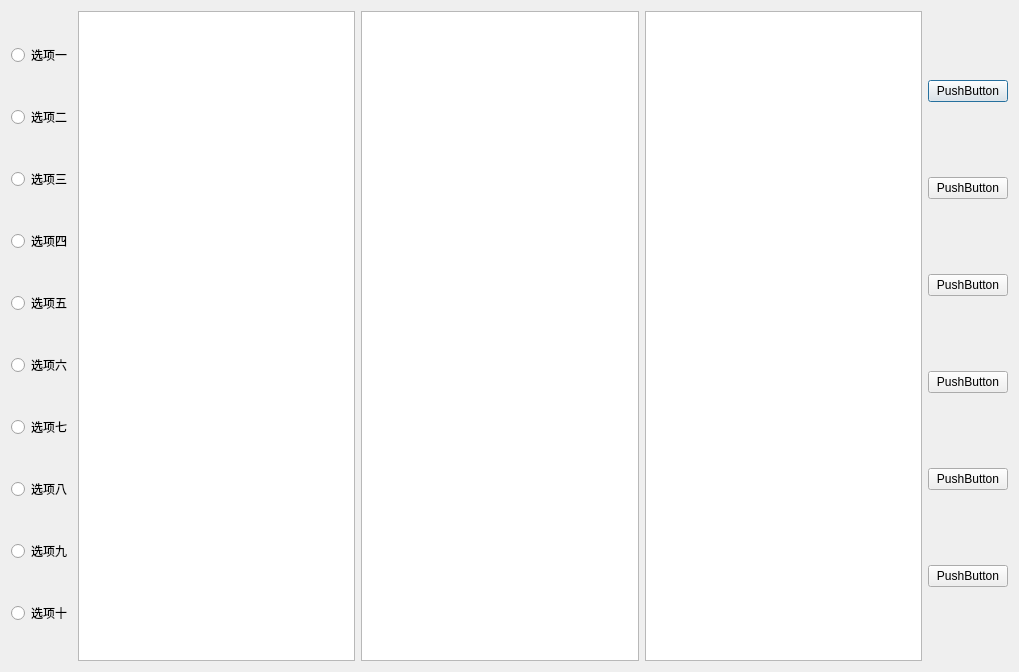
<?xml version="1.0" encoding="UTF-8"?>
<ui version="4.0">
 <class>LayoutDlg</class>
 <widget class="QDialog" name="LayoutDlg">
  <property name="geometry">
   <rect>
    <x>0</x>
    <y>0</y>
    <width>1019</width>
    <height>672</height>
   </rect>
  </property>
  <property name="windowTitle">
   <string>LayoutDlg</string>
  </property>
  <layout class="QHBoxLayout" name="horizontalLayout_2">
   <item>
    <layout class="QVBoxLayout" name="verticalLayout">
     <item>
      <widget class="QRadioButton" name="radioButton1">
       <property name="text">
        <string>选项一</string>
       </property>
      </widget>
     </item>
     <item>
      <widget class="QRadioButton" name="radioButton2">
       <property name="text">
        <string>选项二</string>
       </property>
      </widget>
     </item>
     <item>
      <widget class="QRadioButton" name="radioButton3">
       <property name="text">
        <string>选项三</string>
       </property>
      </widget>
     </item>
     <item>
      <widget class="QRadioButton" name="radioButton4">
       <property name="text">
        <string>选项四</string>
       </property>
      </widget>
     </item>
     <item>
      <widget class="QRadioButton" name="radioButton5">
       <property name="text">
        <string>选项五</string>
       </property>
      </widget>
     </item>
     <item>
      <widget class="QRadioButton" name="radioButton6">
       <property name="text">
        <string>选项六</string>
       </property>
      </widget>
     </item>
     <item>
      <widget class="QRadioButton" name="radioButton7">
       <property name="text">
        <string>选项七</string>
       </property>
      </widget>
     </item>
     <item>
      <widget class="QRadioButton" name="radioButton8">
       <property name="text">
        <string>选项八</string>
       </property>
      </widget>
     </item>
     <item>
      <widget class="QRadioButton" name="radioButton9">
       <property name="text">
        <string>选项九</string>
       </property>
      </widget>
     </item>
     <item>
      <widget class="QRadioButton" name="radioButton10">
       <property name="text">
        <string>选项十</string>
       </property>
      </widget>
     </item>
    </layout>
   </item>
   <item>
    <widget class="QTreeView" name="treeView"/>
   </item>
   <item>
    <widget class="QListView" name="listView"/>
   </item>
   <item>
    <widget class="QTableView" name="tableView"/>
   </item>
   <item>
    <layout class="QVBoxLayout" name="verticalLayout_2">
     <item>
      <widget class="QPushButton" name="pushButton_2">
       <property name="text">
        <string>PushButton</string>
       </property>
      </widget>
     </item>
     <item>
      <widget class="QPushButton" name="pushButton_4">
       <property name="text">
        <string>PushButton</string>
       </property>
      </widget>
     </item>
     <item>
      <widget class="QPushButton" name="pushButton_6">
       <property name="text">
        <string>PushButton</string>
       </property>
      </widget>
     </item>
     <item>
      <widget class="QPushButton" name="pushButton_5">
       <property name="text">
        <string>PushButton</string>
       </property>
      </widget>
     </item>
     <item>
      <widget class="QPushButton" name="pushButton_3">
       <property name="text">
        <string>PushButton</string>
       </property>
      </widget>
     </item>
     <item>
      <widget class="QPushButton" name="pushButton">
       <property name="text">
        <string>PushButton</string>
       </property>
      </widget>
     </item>
    </layout>
   </item>
  </layout>
 </widget>
 <layoutdefault spacing="6" margin="11"/>
 <resources/>
 <connections/>
</ui>
